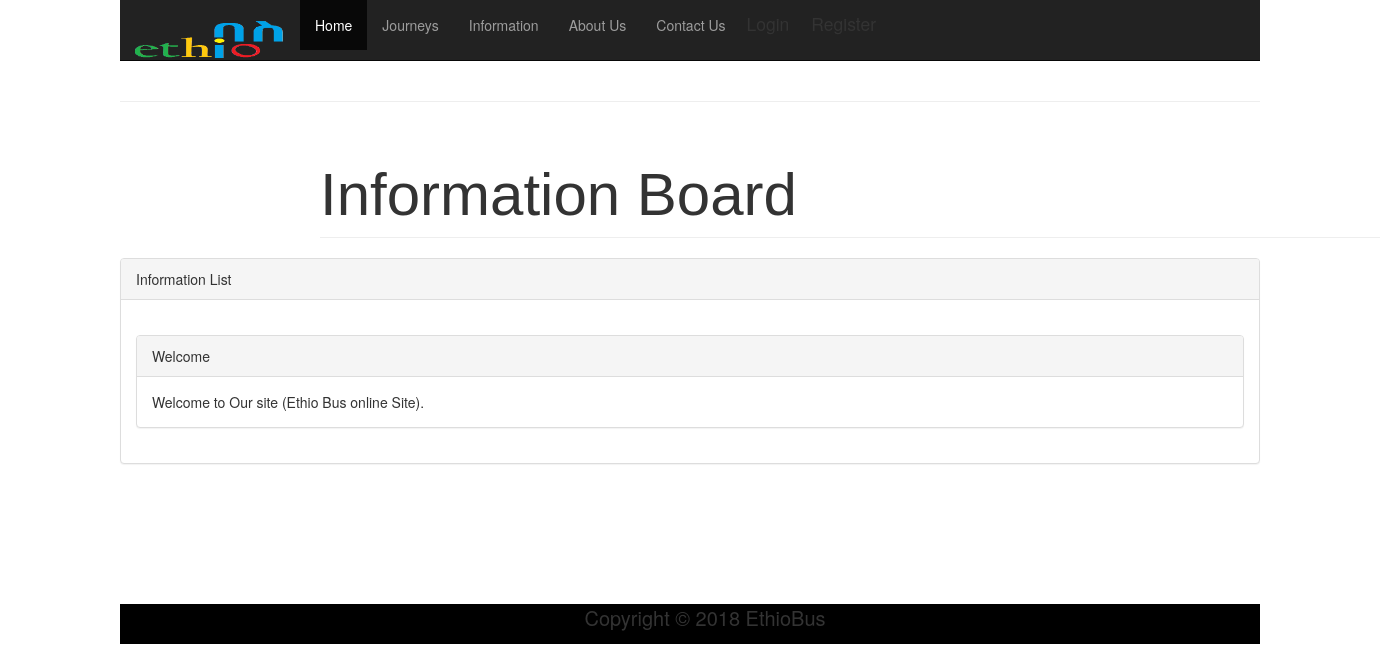
The page /information_list.php on the database its author committed.
### tables this page shows
CREATE TABLE IF NOT EXISTS `informations` (
  `id` int(11) NOT NULL AUTO_INCREMENT,
  `title` varchar(50) NOT NULL,
  `description` varchar(1000) NOT NULL,
  `img` text,
  PRIMARY KEY (`id`)
);

### models/Information.php (called while the page is built, shortened)
<?php
include_once('db.php');
class Information
{
    static function get_all_informations(){
        global $db;
        $sql = "SELECT * FROM `informations` ORDER BY id DESC ";
        $db_result = $db->query($sql);
        if($db_result){
            return $db_result->fetchAll();
        }
        else {
            return False;
        }
    }
}

### information_list.php (the view, shortened to what this page needs)
<?php
include_once('models/db.php');
include_once('models/Information.php');
?>
<!DOCTYPE html>
<html lang="en">
<head>
    <link href="css/bootstrap.min.css" rel="stylesheet">
    <link href="css/ie10-viewport-bug-workaround.css" rel="stylesheet">
</head>
<body>
<div class="navbar-wrapper">
    <div class="container">
        <nav class="navbar navbar-inverse navbar-static-top">
                                        <div class="navbar-header">
               <div id="navbar" class="navbar-collapse collapse navbar-right">
                    <ul class="nav navbar-nav">
                             <h2 class="navbar-brand brand-name">
                        <a href="index.php"><img style="max-width:150px; margin-top:-20px; " src="images/bus.png"></a></h2>
                        <?php
                            if(isset($_SESSION['user_id']) && $_SESSION['user_type'] == 'user'){
                                echo '<li class="active"><a href=" index.php">Home</a></li>';
                            }
                            else{
                                echo '<li class="active"><a href="index.php">Home</a></li>';
                            }
                        ?>
                        <li><a href="user/journey/index.php">Journeys</a></li>
                        <li><a href="information_list.php">Information</a></li>
                        <li><a href="about_us.php">About Us</a></li>
                        <li><a href="contact_us.php">Contact Us</a></li>
                        <li>
  <?php if(!(isset($_SESSION['user_id']) && $_SESSION['user_type'] == 'user')){
                            echo '<button type="button" id="mod1"class="sn" data-toggle="modal" data-target=
                             "#myModal">Login</button>';
 echo  '</li>';
      echo '<button type="button" id="mod2" class="sn" data-toggle="modal" data-target=
                             "#myModal1">Register</button>
  </li>';
      }?>
                    </ul>
                </div>
            </div>
        </nav>
    </div>
</div>
<div class="container marketing">
    <hr class="featurette-divider">
    <div class="row featurette">
        <div class="col-lg-12">
            <h1 class="page-header" id="route">Information Board</h1>
            <div class="panel panel-default">
                <div class="panel-heading">
                    Information List
                </div>
                <div class="panel-body">
                    <br>
                    <div class="row">
                        <div class="col-lg-12">
                            <?php
                            for($i=0; $i < count(Information::get_all_informations()); $i++){
                                echo "<div class='panel panel-default'>";
                                echo "<div class='panel-heading'>";
                                echo " ".Information::get_all_informations()[$i]['title']." ";
                                echo "</div>";
                                echo"<div class='panel-body'>";
                                echo " ".Information::get_all_informations()[$i]['description']." ";
                                echo "</div>";
                                echo "</div>";
                            }
                            ?>
                        </div>
                    </div>
                </div>
            </div>
        </div>
    </div>
   <footer class="tm-black-bg">
        <div class="container">
                <p class="tm-copyright-text">Copyright &copy; 2018 EthioBus
                </p>
        </div>
    </footer>
</body>
</html>

### information_list.php (style rules this page uses)
.navbar-nav >a,.navbar-brand { height: 12px !important; }
.navbar { min-height: 12px!important; }
.tm-black-bg { clear: both; float: none; position: relative; top:120px; width: auto; height: 40px; background-color: black; }
.tm-copyright-text { font-size: 20px; text-align: center; }
.sn { font-size: 17.5px; position: relative; top:10px; background-color: transparent; overflow: hidden; border:none; }
#mod2 { margin-left: 10px; }
#route { position: relative; left:200px; font-family: sans-serif; font-size: 60px; }

### rows shown on the page
informations: title "Welcome", description "Welcome to Our site (Ethio Bus online Site)."
